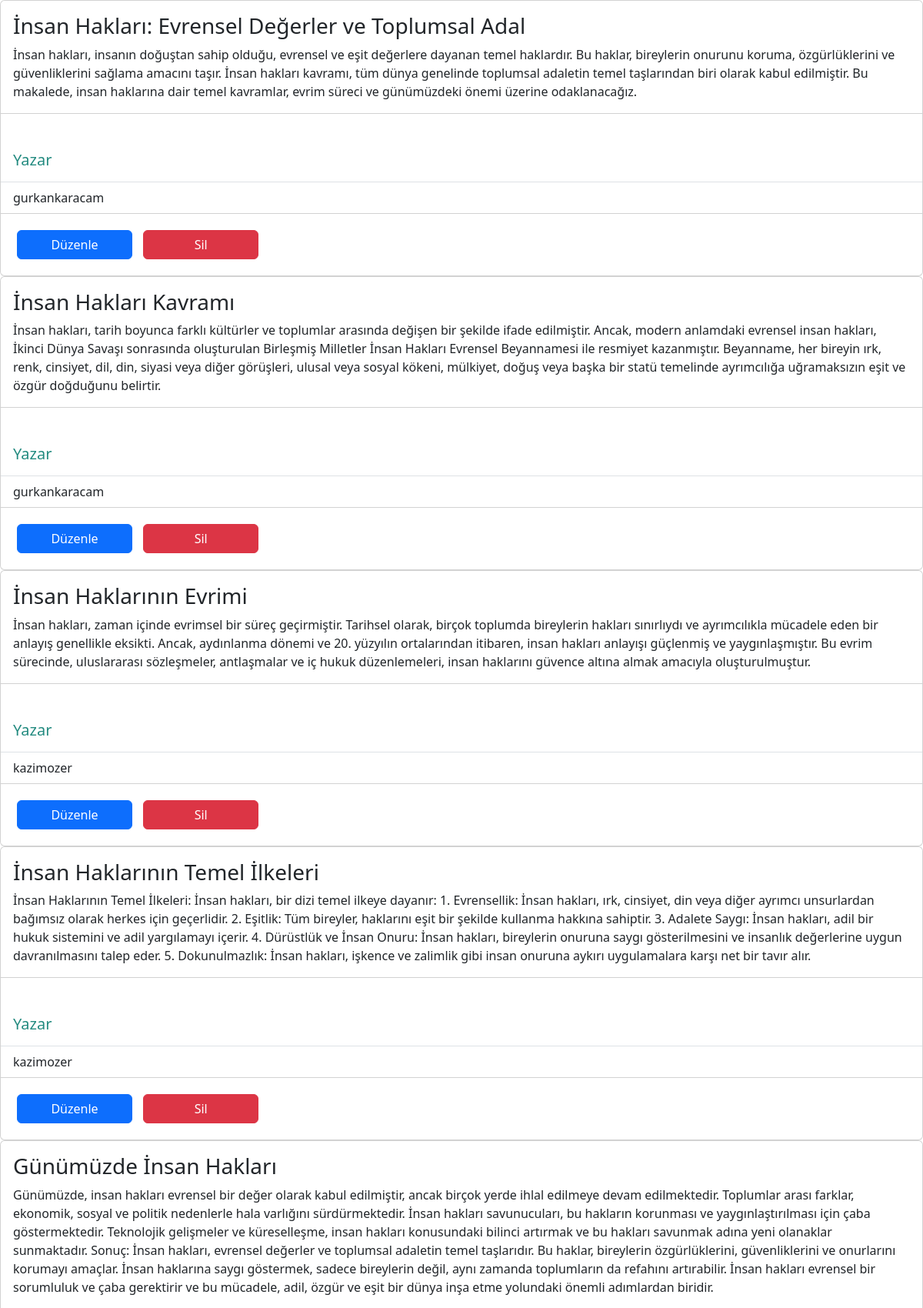
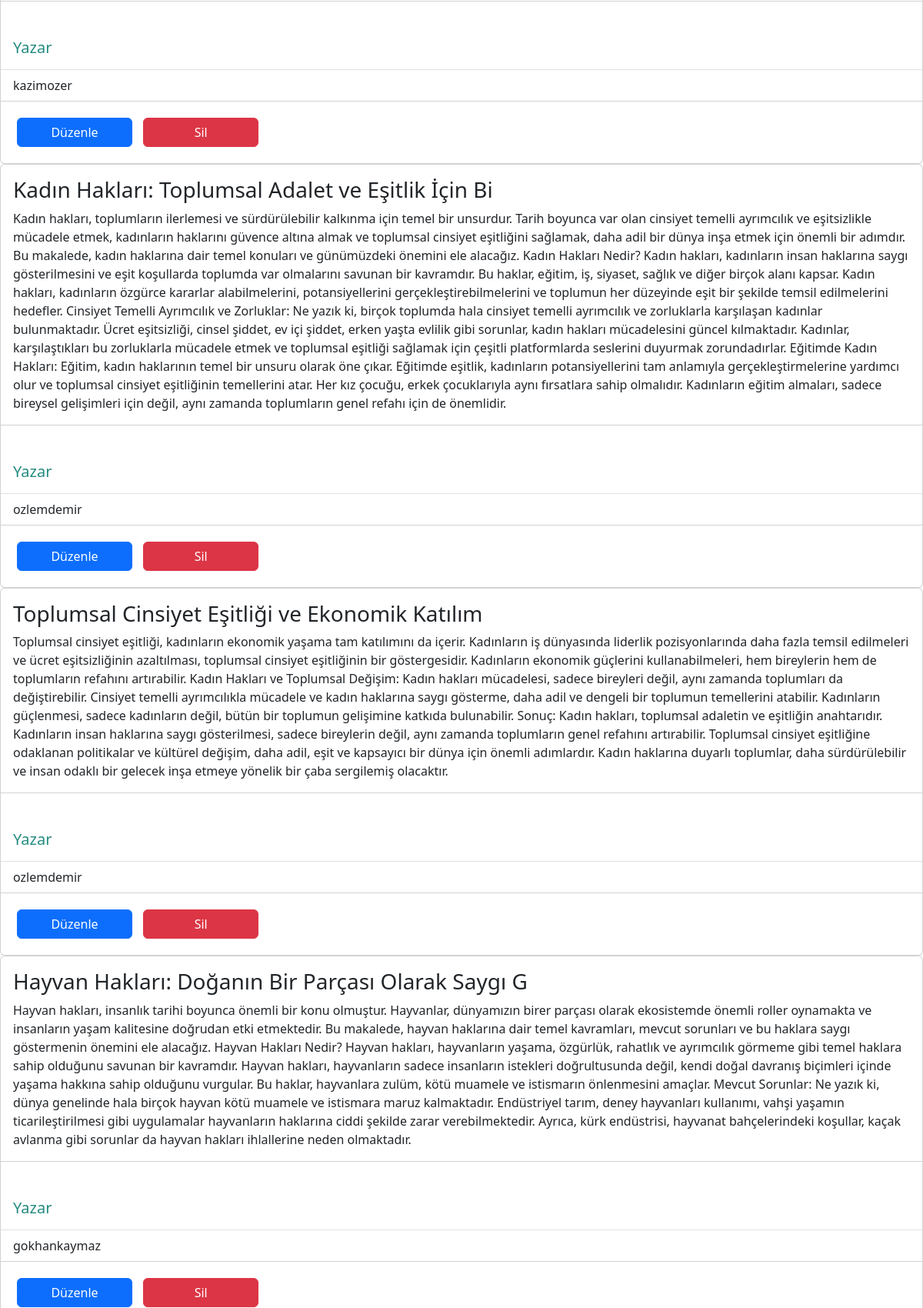
Page /admin/makaleedit.php (upper part) on the committed database (2 pictures, top to bottom).
### tables this page shows
CREATE TABLE `makale` (
  `id` int(25) NOT NULL,
  `caption` varchar(150) NOT NULL,
  `content` text NOT NULL,
  `writer` varchar(25) NOT NULL
);

### admin/makaleedit.php (the view, shortened to what this page needs)
<?php
include("dbconnect.php");
?>
<!doctype html>
<html>
<head>
<link href="https://cdn.jsdelivr.net/npm/bootstrap@5.3.2/dist/css/bootstrap.min.css" rel="stylesheet">
<link href="../css/makaleedit.css" rel="stylesheet">
<link href="../css/modal.css?v=<?php echo time()?>" rel="stylesheet" type="text/css">
</head>
<body>
<?php
$sorgu = $conn->query("SELECT * FROM makale");
while ($sonuc = $sorgu->fetch_assoc()) {
$caption = $sonuc['caption'];
$writer = $sonuc['writer'];
$content = $sonuc['content'];
$id = $sonuc['id'];
?>
<div class="card" style="width: 100%;">
  <div class="card-body">
    <h3 class="card-title"><?php echo $caption; ?></h3>
    <p class="card-text"><?php echo $content; ?></p>
  </div>
  <ul class="list-group list-group-flush">
    <li class="list-group-item"><h5>Yazar</h5></li>
    <li class="list-group-item"><?php echo $writer; ?></li>
  </ul>
  <div class="card-body">
  <a href="updatemakale.php?id=<?php echo $id; ?>" class="btn btn-primary buttonspace">Düzenle</a>
    <a href="deletemakale.php?id=<?php echo $id; ?>" class="btn btn-danger buttonspace">Sil</a>
  </div>
</div>
<?php
}
?>
</body>
</html>

### css/makaleedit.css (style rules this page uses)
.buttonspace { margin: 5px; width: 150px; }

### css/modal.css (style rules this page uses)
h5 { margin-top: 40px; color: #228a7f; display: block; }

### rows in the picture
makale: caption "İnsan Hakları: Evrensel Değerler ve Toplumsal Adal", content "İnsan hakları, insanın doğuştan sahip olduğu, evrensel ve eşit değerlere dayanan temel haklardır. Bu haklar, bireylerin onurunu koruma, özgürlüklerini ve güvenliklerini sağlama amacını taşır. İnsan hakları kavramı, tüm dünya genelinde toplumsal adaletin temel taşlarından biri olarak kabul edilmiştir. Bu makalede, insan haklarına dair temel kavramlar, evrim süreci ve günümüzdeki önemi üzerine odaklanacağız.", writer "gurkankaracam"
makale: caption "İnsan Hakları Kavramı", content "İnsan hakları, tarih boyunca farklı kültürler ve toplumlar arasında değişen bir şekilde ifade edilmiştir. Ancak, modern anlamdaki evrensel insan hakları, İkinci Dünya Savaşı sonrasında oluşturulan Birleşmiş Milletler İnsan Hakları Evrensel Beyannamesi ile resmiyet kazanmıştır. Beyanname, her bireyin ırk, renk, cinsiyet, dil, din, siyasi veya diğer görüşleri, ulusal veya sosyal kökeni, mülkiyet, doğuş veya başka bir statü temelinde ayrımcılığa uğramaksızın eşit ve özgür doğduğunu belirtir.", writer "gurkankaracam"
makale: caption "İnsan Haklarının Evrimi", content "İnsan hakları, zaman içinde evrimsel bir süreç geçirmiştir. Tarihsel olarak, birçok toplumda bireylerin hakları sınırlıydı ve ayrımcılıkla mücadele eden bir anlayış genellikle eksikti. Ancak, aydınlanma dönemi ve 20. yüzyılın ortalarından itibaren, insan hakları anlayışı güçlenmiş ve yaygınlaşmıştır. Bu evrim sürecinde, uluslararası sözleşmeler, antlaşmalar ve iç hukuk düzenlemeleri, insan haklarını güvence altına almak amacıyla oluşturulmuştur.", writer "kazimozer"
makale: caption "İnsan Haklarının Temel İlkeleri", content "İnsan Haklarının Temel İlkeleri: İnsan hakları, bir dizi temel ilkeye dayanır: 1. Evrensellik: İnsan hakları, ırk, cinsiyet, din veya diğer ayrımcı unsurlardan bağımsız olarak herkes için geçerlidir. 2. Eşitlik: Tüm bireyler, haklarını eşit bir şekilde kullanma hakkına sahiptir. 3. Adalete Saygı: İnsan hakları, adil bir hukuk sistemini ve adil yargılamayı içerir. 4. Dürüstlük ve İnsan Onuru: İnsan hakları, bireylerin onuruna saygı gösterilmesini ve insanlık değerlerine uygun davranılmasını talep eder. 5. Dokunulmazlık: İnsan hakları, işkence ve zalimlik gibi insan onuruna aykırı uygulamalara karşı net bir tavır alır.", writer "kazimozer"
makale: caption "Günümüzde İnsan Hakları", content "Günümüzde, insan hakları evrensel bir değer olarak kabul edilmiştir, ancak birçok yerde ihlal edilmeye devam edilmektedir. Toplumlar arası farklar, ekonomik, sosyal ve politik nedenlerle hala varlığını sürdürmektedir. İnsan hakları savunucuları, bu hakların korunması ve yaygınlaştırılması için çaba göstermektedir. Teknolojik gelişmeler ve küreselleşme, insan hakları konusundaki bilinci artırmak ve bu hakları savunmak adına yeni olanaklar sunmaktadır. Sonuç: İnsan hakları, evrensel değerler ve toplumsal adaletin temel taşlarıdır. Bu haklar, bireylerin özgürlüklerini, güvenliklerini ve onurlarını korumayı amaçlar. İnsan haklarına saygı göstermek, sadece bireylerin değil, aynı zamanda…", writer "kazimozer"
makale: caption "Kadın Hakları: Toplumsal Adalet ve Eşitlik İçin Bi", content "Kadın hakları, toplumların ilerlemesi ve sürdürülebilir kalkınma için temel bir unsurdur. Tarih boyunca var olan cinsiyet temelli ayrımcılık ve eşitsizlikle mücadele etmek, kadınların haklarını güvence altına almak ve toplumsal cinsiyet eşitliğini sağlamak, daha adil bir dünya inşa etmek için önemli bir adımdır. Bu makalede, kadın haklarına dair temel konuları ve günümüzdeki önemini ele alacağız. Kadın Hakları Nedir? Kadın hakları, kadınların insan haklarına saygı gösterilmesini ve eşit koşullarda toplumda var olmalarını savunan bir kavramdır. Bu haklar, eğitim, iş, siyaset, sağlık ve diğer birçok alanı kapsar. Kadın hakları, kadınların özgürce kararlar alabilmelerini, potansiyellerini…", writer "ozlemdemir"
makale: caption "Toplumsal Cinsiyet Eşitliği ve Ekonomik Katılım", content "Toplumsal cinsiyet eşitliği, kadınların ekonomik yaşama tam katılımını da içerir. Kadınların iş dünyasında liderlik pozisyonlarında daha fazla temsil edilmeleri ve ücret eşitsizliğinin azaltılması, toplumsal cinsiyet eşitliğinin bir göstergesidir. Kadınların ekonomik güçlerini kullanabilmeleri, hem bireylerin hem de toplumların refahını artırabilir. Kadın Hakları ve Toplumsal Değişim: Kadın hakları mücadelesi, sadece bireyleri değil, aynı zamanda toplumları da değiştirebilir. Cinsiyet temelli ayrımcılıkla mücadele ve kadın haklarına saygı gösterme, daha adil ve dengeli bir toplumun temellerini atabilir. Kadınların güçlenmesi, sadece kadınların değil, bütün bir toplumun gelişimine katkıda…", writer "ozlemdemir"
makale: caption "Hayvan Hakları: Doğanın Bir Parçası Olarak Saygı G", content "Hayvan hakları, insanlık tarihi boyunca önemli bir konu olmuştur. Hayvanlar, dünyamızın birer parçası olarak ekosistemde önemli roller oynamakta ve insanların yaşam kalitesine doğrudan etki etmektedir. Bu makalede, hayvan haklarına dair temel kavramları, mevcut sorunları ve bu haklara saygı göstermenin önemini ele alacağız. Hayvan Hakları Nedir? Hayvan hakları, hayvanların yaşama, özgürlük, rahatlık ve ayrımcılık görmeme gibi temel haklara sahip olduğunu savunan bir kavramdır. Hayvan hakları, hayvanların sadece insanların istekleri doğrultusunda değil, kendi doğal davranış biçimleri içinde yaşama hakkına sahip olduğunu vurgular. Bu haklar, hayvanlara zulüm, kötü muamele ve istismarın…", writer "gokhankaymaz"
